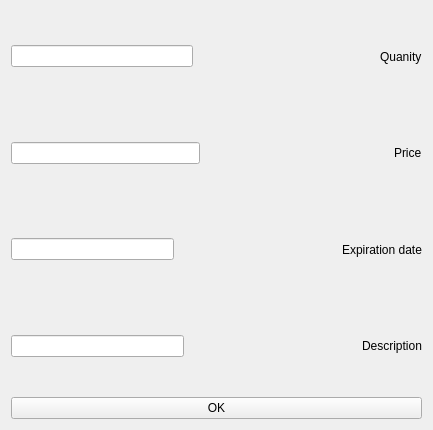
<?xml version="1.0" encoding="UTF-8"?>
<ui version="4.0">
 <class>Form</class>
 <widget class="QWidget" name="Form">
  <property name="geometry">
   <rect>
    <x>0</x>
    <y>0</y>
    <width>433</width>
    <height>430</height>
   </rect>
  </property>
  <property name="windowTitle">
   <string>Form</string>
  </property>
  <layout class="QVBoxLayout" name="verticalLayout">
   <item>
    <layout class="QHBoxLayout" name="horizontalLayout">
     <item>
      <widget class="QLineEdit" name="changeQuanity"/>
     </item>
     <item>
      <spacer name="horizontalSpacer">
       <property name="orientation">
        <enum>Qt::Horizontal</enum>
       </property>
       <property name="sizeHint" stdset="0">
        <size>
         <width>40</width>
         <height>20</height>
        </size>
       </property>
      </spacer>
     </item>
     <item>
      <widget class="QLabel" name="chngLabel_2">
       <property name="text">
        <string>Quanity</string>
       </property>
      </widget>
     </item>
    </layout>
   </item>
   <item>
    <layout class="QHBoxLayout" name="horizontalLayout_4">
     <item>
      <widget class="QLineEdit" name="changePrice"/>
     </item>
     <item>
      <spacer name="horizontalSpacer_2">
       <property name="orientation">
        <enum>Qt::Horizontal</enum>
       </property>
       <property name="sizeHint" stdset="0">
        <size>
         <width>40</width>
         <height>20</height>
        </size>
       </property>
      </spacer>
     </item>
     <item>
      <widget class="QLabel" name="changLabel">
       <property name="text">
        <string>Price</string>
       </property>
      </widget>
     </item>
    </layout>
   </item>
   <item>
    <layout class="QHBoxLayout" name="horizontalLayout_2">
     <item>
      <widget class="QLineEdit" name="changeDate"/>
     </item>
     <item>
      <spacer name="horizontalSpacer_3">
       <property name="orientation">
        <enum>Qt::Horizontal</enum>
       </property>
       <property name="sizeHint" stdset="0">
        <size>
         <width>40</width>
         <height>20</height>
        </size>
       </property>
      </spacer>
     </item>
     <item>
      <widget class="QLabel" name="chngLabel">
       <property name="text">
        <string>Expiration date</string>
       </property>
      </widget>
     </item>
    </layout>
   </item>
   <item>
    <layout class="QHBoxLayout" name="horizontalLayout_3">
     <item>
      <widget class="QLineEdit" name="cahngeDescription"/>
     </item>
     <item>
      <spacer name="horizontalSpacer_4">
       <property name="orientation">
        <enum>Qt::Horizontal</enum>
       </property>
       <property name="sizeHint" stdset="0">
        <size>
         <width>40</width>
         <height>20</height>
        </size>
       </property>
      </spacer>
     </item>
     <item>
      <widget class="QLabel" name="chngLable">
       <property name="text">
        <string>Description</string>
       </property>
      </widget>
     </item>
    </layout>
   </item>
   <item>
    <widget class="QPushButton" name="confrimBtn">
     <property name="text">
      <string>OK</string>
     </property>
    </widget>
   </item>
  </layout>
 </widget>
 <resources/>
 <connections/>
</ui>
